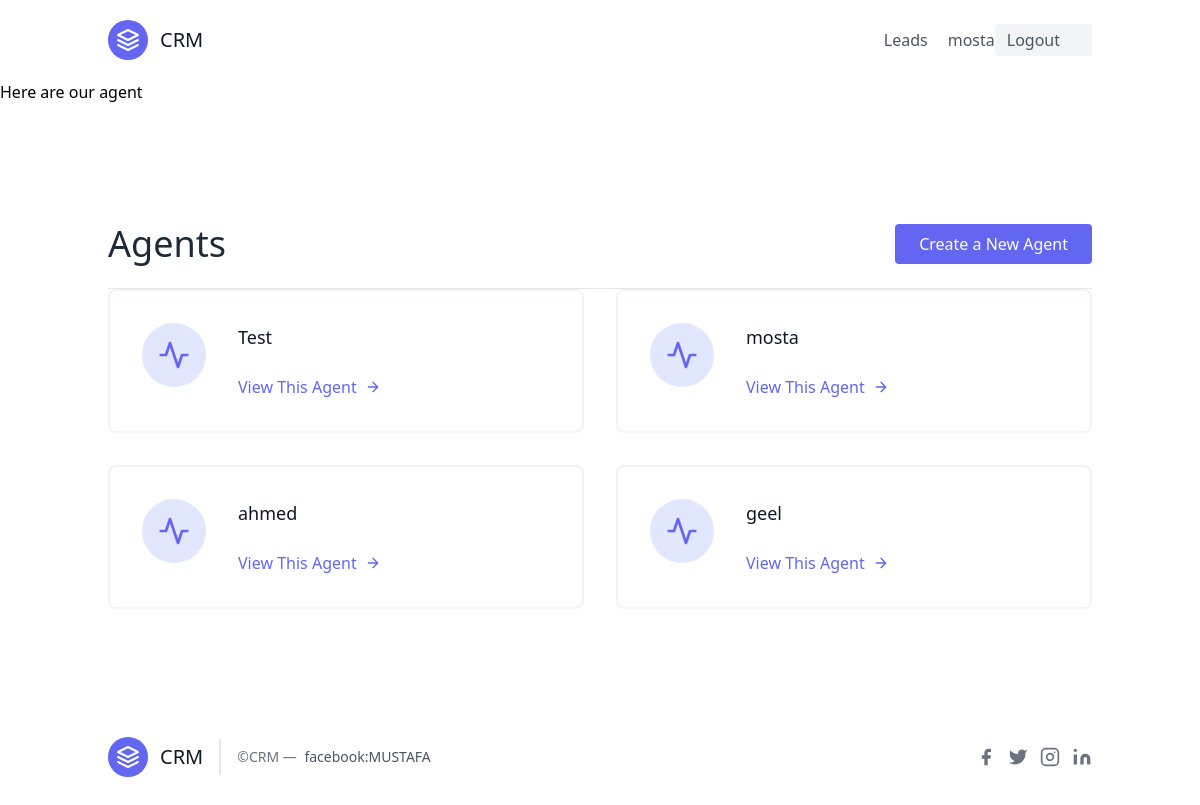
Screenshot of /agents/ (signed in) with the database file from the repository.
### leads/models.py (models this page shows, shortened)
class User(AbstractUser):
    pass

class Agent(models.Model):
    user = models.OneToOneField(User,on_delete=models.CASCADE)
    oraganisation = models.ForeignKey(UserProfile,on_delete=models.CASCADE)

### agents/views.py (the view)
# urls.py: path('',AgentListView.as_view(),name='agent_list'),
class AgentListView(LoginRequiredMixin,generic.ListView):
    template_name="agent_list.html"
    def get_queryset(self):
        return Agent.objects.all()

### agents/templates/agent_list.html
{% extends "base.html" %}
{% block content %}
  <h1>Here are our agent</h1>
   <section class="text-gray-600 body-font">
  <div class="container px-5 py-24 mx-auto flex flex-wrap">
    <div class ='w-full mp-6 py-6 flex justify-between items-center border-b border-gray-200'>
      <div>
      <a href="{% url 'agents:agent_list' %}"> <h1 class="text-4xl text-gray-800"> Agents</h1> </a>
      </div>
      <div>
            <a class="flex ml-auto text-white bg-indigo-500 border-0 py-2 px-6 focus:outline-none hover:bg-indigo-600 rounded" href= "{% url 'agents:agent_create' %}" >Create a New Agent  </a>
      </div>
    </div>
    <div class="flex flex-wrap -m-4">
              {% for agent in object_list  %}
      <div class="p-4 lg:w-1/2 md:w-full">
        <div class="flex border-2 rounded-lg border-gray-200 border-opacity-50 p-8 sm:flex-row flex-col">
          <div class="w-16 h-16 sm:mr-8 sm:mb-0 mb-4 inline-flex items-center justify-center rounded-full bg-indigo-100 text-indigo-500 flex-shrink-0">
            <svg fill="none" stroke="currentColor" stroke-linecap="round" stroke-linejoin="round" stroke-width="2" class="w-8 h-8" viewBox="0 0 24 24">
              <path d="M22 12h-4l-3 9L9 3l-3 9H2"></path>
            </svg>
          </div>
          <div class="flex-grow">
            <h2 class="text-gray-900 text-lg title-font font-medium mb-3">{{agent.user.username}}</h2>
             <a href="{% url 'agents:agent_detail' agent.pk %}" class="mt-3 text-indigo-500 inline-flex items-center">View This Agent
              <svg fill="none" stroke="currentColor" stroke-linecap="round" stroke-linejoin="round" stroke-width="2" class="w-4 h-4 ml-2" viewBox="0 0 24 24">
                <path d="M5 12h14M12 5l7 7-7 7"></path>
              </svg>
            </a>
          </div>
        </div>
      </div>
       {% endfor %}
    </div>
  </div>
</section>
{% endblock content %}

### templates/navbar.html (shortened to what this page needs)
<header class="text-gray-600 body-font">
  <div class="container mx-auto flex flex-wrap p-5 flex-col md:flex-row items-center">
    <a class="flex title-font font-medium items-center text-gray-900 mb-4 md:mb-0">
      <svg xmlns="http://www.w3.org/2000/svg" fill="none" stroke="currentColor" stroke-linecap="round" stroke-linejoin="round" stroke-width="2" class="w-10 h-10 text-white p-2 bg-indigo-500 rounded-full" viewBox="0 0 24 24">
        <path d="M12 2L2 7l10 5 10-5-10-5zM2 17l10 5 10-5M2 12l10 5 10-5"></path>
      </svg>
      <span class="ml-3 text-xl">CRM</span>
    </a>
    <nav class="md:ml-auto flex flex-wrap items-center text-base justify-center">
      <a href="{% url 'leads:lead' %}" class="mr-5 hover:text-gray-900">Leads</a>
    </nav>
    {% if request.user.is_authenticated %}
    {{request.user.username}}
    <a href="{% url 'logout' %}"> <button class="inline-flex items-center bg-gray-100 border-0 py-1 px-3 focus:outline-none hover:bg-gray-200 rounded text-base mt-4 md:mt-0">Logout
      <svg fill="none" stroke="currentColor" stroke-linecap="round" stroke-linejoin="round" stroke-width="2" class="w-4 h-4 ml-1" viewBox="0 0 24 24">
       </svg>
    </button>
    </a>
    {% endif %}
  </div>
</header>

### rows the page displays
User: user.username "mosta"
Agent: user.username "Test"
Agent: user.username "mosta"
Agent: user.username "ahmed"
Agent: user.username "geel"
